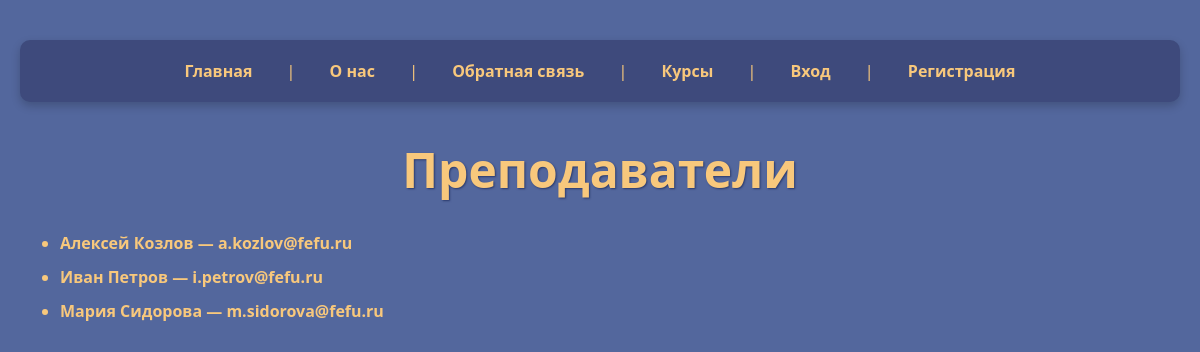
The page /instructors/ on the database its author committed.
### fefu_lab/models.py (models this page shows, shortened)
class Instructor(models.Model):
    ROLE_CHOICES = [
        ('STUDENT', 'Студент'),
        ('TEACHER', 'Преподаватель'),
        ('ADMIN', 'Админ'),
    ]
    first_name = models.CharField(max_length=100, verbose_name='Имя')
    last_name = models.CharField(max_length=100, verbose_name='Фамилия')
    email = models.EmailField(unique=True, verbose_name='Email')
    specialization = models.CharField(max_length=200, blank=True, verbose_name='Специализация')
    degree = models.CharField(max_length=200, blank=True, verbose_name='Учёная степень')
    role = models.CharField(max_length=10, choices=ROLE_CHOICES, default='TEACHER', verbose_name='Роль')
    created_at = models.DateTimeField(auto_now_add=True, verbose_name='Дата создания')
    class Meta:
        verbose_name = 'Преподаватель'
        verbose_name_plural = 'Преподаватели'
        ordering = ['last_name', 'first_name']

### fefu_lab/views.py (the view)
# urls.py: path('instructors/', views.instructors_list, name='instructors_list'),
def instructors_list(request):
    instructors = Instructor.objects.all().order_by('last_name', 'first_name')
    return render(request, 'instructors_list.html', {'instructors': instructors, 'title': 'Преподаватели'})

### fefu_lab/template/instructors_list.html (shortened to what this page needs)
{% extends "base.html" %}
{% block heading %}Преподаватели{% endblock %}
{% block content %}
  <ul>
    {% for instructor in instructors %}
      <li>{{ instructor.first_name }} {{ instructor.last_name }} — <a href="mailto:{{ instructor.email }}">{{ instructor.email }}</a></li>
    {% empty %}
      <li>Преподаватели не найдены.</li>
    {% endfor %}
  </ul>
{% endblock %}

### fefu_lab/static/css/style.css (style rules this page uses)
body { font-family: 'Segoe UI', Tahoma, Geneva, Verdana, sans-serif; background-color: #53679d; padding: 40px 20px; color: #F8C87C; text-align: left; margin: 0; min-height: 100vh; }
ul li { margin-bottom: 12px; font-size: 1rem; font-weight: 600; }
ul li a { color: #f8c87c; text-decoration: none; border-bottom: 2px solid transparent; transition: color 0.3s ease, border-color 0.3s ease; }

### rows shown on the page
Instructor: first_name "Алексей", last_name "Козлов", email "a.kozlov@fefu.ru"
Instructor: first_name "Иван", last_name "Петров", email "i.petrov@fefu.ru"
Instructor: first_name "Мария", last_name "Сидорова", email "m.sidorova@fefu.ru"
